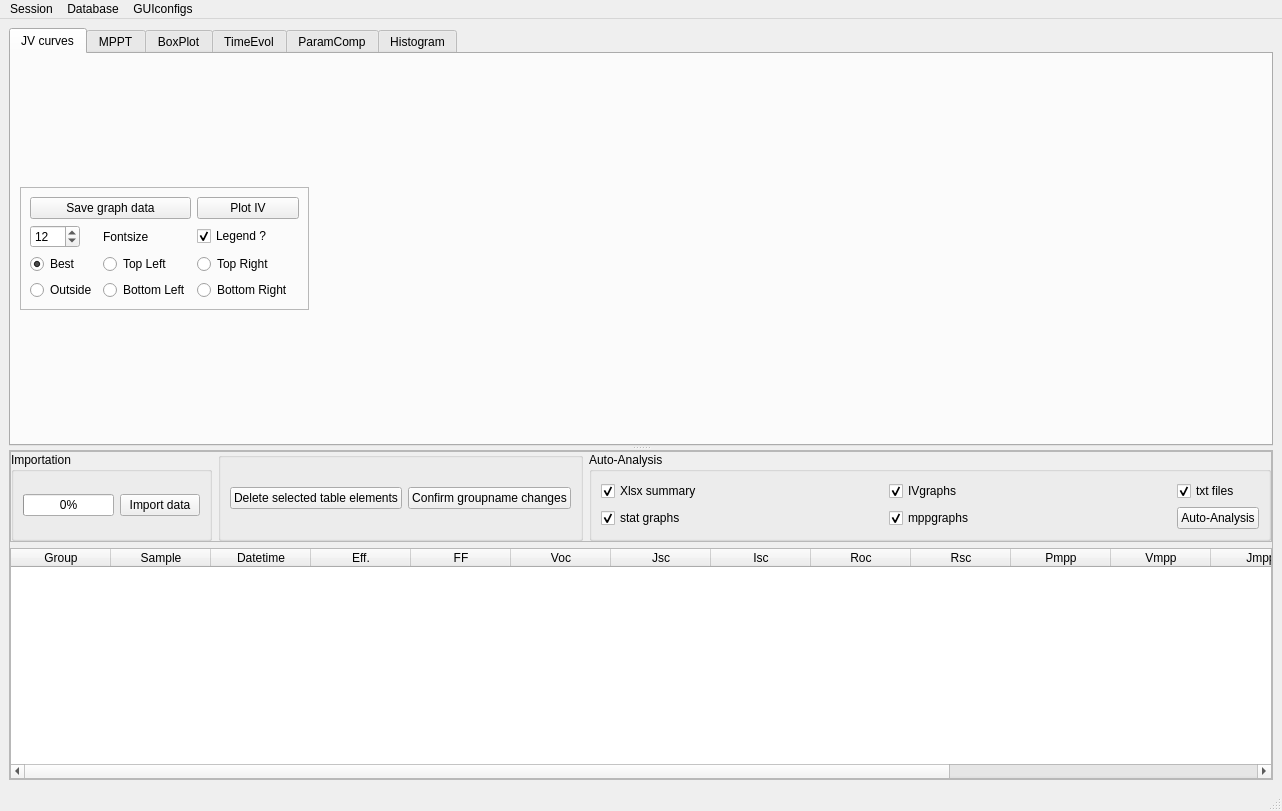
<?xml version="1.0" encoding="UTF-8"?>
<ui version="4.0">
 <class>MainWindow</class>
 <widget class="QMainWindow" name="MainWindow">
  <property name="geometry">
   <rect>
    <x>0</x>
    <y>0</y>
    <width>1282</width>
    <height>811</height>
   </rect>
  </property>
  <property name="windowTitle">
   <string>IVapp</string>
  </property>
  <widget class="QWidget" name="centralwidget">
   <layout class="QGridLayout" name="gridLayout_15">
    <item row="0" column="0">
     <widget class="QSplitter" name="splitter">
      <property name="orientation">
       <enum>Qt::Vertical</enum>
      </property>
      <widget class="QTabWidget" name="tabWidget">
       <property name="currentIndex">
        <number>0</number>
       </property>
       <widget class="QWidget" name="JVcurves">
        <attribute name="title">
         <string>JV curves</string>
        </attribute>
        <layout class="QHBoxLayout" name="horizontalLayout_3">
         <item>
          <widget class="QFrame" name="frame_JV">
           <property name="sizePolicy">
            <sizepolicy hsizetype="Maximum" vsizetype="Maximum">
             <horstretch>0</horstretch>
             <verstretch>0</verstretch>
            </sizepolicy>
           </property>
           <property name="frameShape">
            <enum>QFrame::StyledPanel</enum>
           </property>
           <property name="frameShadow">
            <enum>QFrame::Raised</enum>
           </property>
           <layout class="QGridLayout" name="gridLayout_4">
            <item row="5" column="2">
             <widget class="QRadioButton" name="radioButton_JVtopleft">
              <property name="text">
               <string>Top Left</string>
              </property>
             </widget>
            </item>
            <item row="6" column="3">
             <widget class="QRadioButton" name="radioButton_JVbottomright">
              <property name="text">
               <string>Bottom Right</string>
              </property>
             </widget>
            </item>
            <item row="5" column="3">
             <widget class="QRadioButton" name="radioButton_JVtopright">
              <property name="text">
               <string>Top Right</string>
              </property>
             </widget>
            </item>
            <item row="0" column="3" colspan="2">
             <widget class="QPushButton" name="pushButton_PlotJV">
              <property name="text">
               <string>Plot IV</string>
              </property>
             </widget>
            </item>
            <item row="6" column="2">
             <widget class="QRadioButton" name="radioButton_JVbottomleft">
              <property name="text">
               <string>Bottom Left</string>
              </property>
             </widget>
            </item>
            <item row="6" column="0" colspan="2">
             <widget class="QRadioButton" name="radioButton_JVoutside">
              <property name="text">
               <string>Outside</string>
              </property>
             </widget>
            </item>
            <item row="0" column="0" colspan="3">
             <widget class="QPushButton" name="pushButton_SaveJV">
              <property name="text">
               <string>Save graph data</string>
              </property>
             </widget>
            </item>
            <item row="5" column="0">
             <widget class="QRadioButton" name="radioButton_JVBest">
              <property name="text">
               <string>Best</string>
              </property>
              <property name="checked">
               <bool>true</bool>
              </property>
             </widget>
            </item>
            <item row="2" column="0">
             <widget class="QSpinBox" name="spinBox_JVfontsize">
              <property name="value">
               <number>12</number>
              </property>
             </widget>
            </item>
            <item row="2" column="2">
             <widget class="QLabel" name="label_10">
              <property name="text">
               <string>Fontsize</string>
              </property>
             </widget>
            </item>
            <item row="2" column="3">
             <widget class="QCheckBox" name="checkBox_JVLegend">
              <property name="text">
               <string>Legend ?</string>
              </property>
              <property name="checked">
               <bool>true</bool>
              </property>
             </widget>
            </item>
           </layout>
          </widget>
         </item>
         <item>
          <widget class="QWidget" name="widget_JVGraph" native="true">
           <layout class="QGridLayout" name="gridLayout_5"/>
          </widget>
         </item>
        </layout>
       </widget>
       <widget class="QWidget" name="MPPT">
        <attribute name="title">
         <string>MPPT</string>
        </attribute>
        <layout class="QHBoxLayout" name="horizontalLayout_2">
         <item>
          <widget class="QFrame" name="frame_Mpp">
           <property name="sizePolicy">
            <sizepolicy hsizetype="Maximum" vsizetype="Maximum">
             <horstretch>0</horstretch>
             <verstretch>0</verstretch>
            </sizepolicy>
           </property>
           <property name="frameShape">
            <enum>QFrame::StyledPanel</enum>
           </property>
           <property name="frameShadow">
            <enum>QFrame::Raised</enum>
           </property>
           <layout class="QGridLayout" name="gridLayout">
            <item row="4" column="2">
             <widget class="QRadioButton" name="radioButton_MppTopleft">
              <property name="text">
               <string>Top Left</string>
              </property>
             </widget>
            </item>
            <item row="6" column="2">
             <widget class="QRadioButton" name="radioButton_MppOutside">
              <property name="text">
               <string>Outside</string>
              </property>
             </widget>
            </item>
            <item row="4" column="0" colspan="2">
             <widget class="QCheckBox" name="checkBox_MppLegend">
              <property name="text">
               <string>Legend ?</string>
              </property>
              <property name="checked">
               <bool>true</bool>
              </property>
             </widget>
            </item>
            <item row="5" column="2">
             <widget class="QRadioButton" name="radioButton_MppBottomleft">
              <property name="text">
               <string>Bottom Left</string>
              </property>
             </widget>
            </item>
            <item row="4" column="3">
             <widget class="QRadioButton" name="radioButton_MppTopright">
              <property name="text">
               <string>Top Right</string>
              </property>
             </widget>
            </item>
            <item row="0" column="0" rowspan="2" colspan="4">
             <widget class="QListWidget" name="listWidget_MppSamples"/>
            </item>
            <item row="5" column="3">
             <widget class="QRadioButton" name="radioButton_MppBottomright">
              <property name="text">
               <string>Bottom Right</string>
              </property>
             </widget>
            </item>
            <item row="6" column="3">
             <widget class="QRadioButton" name="radioButton_MppBest">
              <property name="text">
               <string>Best</string>
              </property>
              <property name="checked">
               <bool>true</bool>
              </property>
             </widget>
            </item>
            <item row="2" column="0">
             <widget class="QSpinBox" name="spinBox_MppFontsize">
              <property name="value">
               <number>12</number>
              </property>
             </widget>
            </item>
            <item row="2" column="1">
             <widget class="QLabel" name="label">
              <property name="text">
               <string>Fontsize</string>
              </property>
             </widget>
            </item>
            <item row="2" column="2" colspan="2">
             <widget class="QPushButton" name="pushButton_SaveMpp">
              <property name="text">
               <string>Save graph data</string>
              </property>
             </widget>
            </item>
           </layout>
          </widget>
         </item>
         <item>
          <widget class="QWidget" name="widget_Mpp" native="true">
           <property name="sizePolicy">
            <sizepolicy hsizetype="Minimum" vsizetype="Preferred">
             <horstretch>0</horstretch>
             <verstretch>0</verstretch>
            </sizepolicy>
           </property>
           <layout class="QGridLayout" name="gridLayout_2"/>
          </widget>
         </item>
         <item>
          <widget class="QWidget" name="widget_2" native="true">
           <property name="sizePolicy">
            <sizepolicy hsizetype="Maximum" vsizetype="Preferred">
             <horstretch>0</horstretch>
             <verstretch>0</verstretch>
            </sizepolicy>
           </property>
           <layout class="QGridLayout" name="gridLayout_3"/>
          </widget>
         </item>
        </layout>
       </widget>
       <widget class="QWidget" name="BoxPlot">
        <attribute name="title">
         <string>BoxPlot</string>
        </attribute>
        <layout class="QHBoxLayout" name="horizontalLayout_6">
         <item>
          <widget class="QGroupBox" name="groupBox_BoxPlot">
           <property name="sizePolicy">
            <sizepolicy hsizetype="Maximum" vsizetype="Maximum">
             <horstretch>0</horstretch>
             <verstretch>0</verstretch>
            </sizepolicy>
           </property>
           <property name="title">
            <string>BoxPlot</string>
           </property>
           <layout class="QGridLayout" name="gridLayout_6">
            <item row="0" column="0">
             <widget class="QPushButton" name="pushButton_SaveBoxPlot">
              <property name="text">
               <string>Save graph</string>
              </property>
             </widget>
            </item>
            <item row="0" column="1">
             <widget class="QCheckBox" name="checkBox_BoxPlotBig4">
              <property name="text">
               <string>Big4</string>
              </property>
              <property name="checked">
               <bool>true</bool>
              </property>
             </widget>
            </item>
            <item row="0" column="2" colspan="2">
             <widget class="QCheckBox" name="checkBox_BoxPlotRevForw">
              <property name="text">
               <string>RevForw</string>
              </property>
             </widget>
            </item>
            <item row="0" column="4">
             <widget class="QCheckBox" name="checkBox_BoxPlotBoxPlot">
              <property name="text">
               <string>BoxPlot</string>
              </property>
             </widget>
            </item>
            <item row="0" column="5">
             <widget class="QSpinBox" name="spinBox_BoxPlotFontsize">
              <property name="value">
               <number>12</number>
              </property>
             </widget>
            </item>
            <item row="0" column="6">
             <widget class="QLabel" name="label_11">
              <property name="text">
               <string>Fontsize</string>
              </property>
             </widget>
            </item>
            <item row="1" column="0">
             <widget class="QComboBox" name="comboBox_BoxPlotParam">
              <item>
               <property name="text">
                <string>Eff</string>
               </property>
              </item>
              <item>
               <property name="text">
                <string>FF</string>
               </property>
              </item>
              <item>
               <property name="text">
                <string>Voc</string>
               </property>
              </item>
              <item>
               <property name="text">
                <string>Jsc</string>
               </property>
              </item>
              <item>
               <property name="text">
                <string>Vmpp</string>
               </property>
              </item>
              <item>
               <property name="text">
                <string>Jmpp</string>
               </property>
              </item>
              <item>
               <property name="text">
                <string>Roc</string>
               </property>
              </item>
              <item>
               <property name="text">
                <string>Rsc</string>
               </property>
              </item>
             </widget>
            </item>
            <item row="1" column="1" colspan="2">
             <widget class="QCheckBox" name="checkBox_BoxPlotAftermpp">
              <property name="text">
               <string>Aftermpp</string>
              </property>
             </widget>
            </item>
            <item row="1" column="3" colspan="2">
             <widget class="QCheckBox" name="checkBox_BoxPlotBkg">
              <property name="text">
               <string>transparent bkg</string>
              </property>
             </widget>
            </item>
            <item row="1" column="5">
             <widget class="QSpinBox" name="spinBox_BoxPlotRotation"/>
            </item>
            <item row="1" column="6">
             <widget class="QLabel" name="label_12">
              <property name="text">
               <string>Rotation</string>
              </property>
             </widget>
            </item>
            <item row="2" column="0" colspan="7">
             <widget class="QListWidget" name="listWidget_BoxPlotGroup"/>
            </item>
           </layout>
          </widget>
         </item>
         <item>
          <widget class="QWidget" name="widget_BoxPlot" native="true">
           <layout class="QGridLayout" name="gridLayout_7">
            <property name="leftMargin">
             <number>0</number>
            </property>
            <property name="topMargin">
             <number>0</number>
            </property>
            <property name="rightMargin">
             <number>0</number>
            </property>
            <property name="bottomMargin">
             <number>0</number>
            </property>
           </layout>
          </widget>
         </item>
        </layout>
       </widget>
       <widget class="QWidget" name="TimeEvol">
        <attribute name="title">
         <string>TimeEvol</string>
        </attribute>
        <layout class="QHBoxLayout" name="horizontalLayout_7">
         <item>
          <widget class="QGroupBox" name="groupBox_PVPTime">
           <property name="sizePolicy">
            <sizepolicy hsizetype="Preferred" vsizetype="Maximum">
             <horstretch>0</horstretch>
             <verstretch>0</verstretch>
            </sizepolicy>
           </property>
           <property name="title">
            <string>Time Evolution</string>
           </property>
           <layout class="QGridLayout" name="gridLayout_8">
            <item row="0" column="0">
             <widget class="QPushButton" name="pushButton_SavePVPTime">
              <property name="text">
               <string>Save graph</string>
              </property>
             </widget>
            </item>
            <item row="0" column="2">
             <widget class="QCheckBox" name="checkBox_PVPTimeLine">
              <property name="text">
               <string>Line?</string>
              </property>
             </widget>
            </item>
            <item row="1" column="0">
             <widget class="QComboBox" name="comboBox_PVPTimeParam">
              <item>
               <property name="text">
                <string>Eff</string>
               </property>
              </item>
              <item>
               <property name="text">
                <string>FF</string>
               </property>
              </item>
              <item>
               <property name="text">
                <string>Voc</string>
               </property>
              </item>
              <item>
               <property name="text">
                <string>Jsc</string>
               </property>
              </item>
             </widget>
            </item>
            <item row="1" column="1" colspan="2">
             <widget class="QCheckBox" name="checkBox_PVPTimeRelativeTime">
              <property name="text">
               <string>RelativeTime?</string>
              </property>
             </widget>
            </item>
            <item row="0" column="1">
             <widget class="QCheckBox" name="checkBox_PVPTimeBig4">
              <property name="text">
               <string>Big4</string>
              </property>
             </widget>
            </item>
            <item row="2" column="0">
             <widget class="QPushButton" name="pushButton_PVPTimePlot">
              <property name="text">
               <string>Plot time</string>
              </property>
             </widget>
            </item>
            <item row="2" column="1">
             <widget class="QCheckBox" name="checkBox_PVPTimeNormal">
              <property name="text">
               <string>Normal.?</string>
              </property>
             </widget>
            </item>
            <item row="3" column="1" colspan="2">
             <widget class="QCheckBox" name="checkBox_bestofRevFor">
              <property name="text">
               <string>bestofRevFor</string>
              </property>
             </widget>
            </item>
            <item row="4" column="1" colspan="2">
             <widget class="QCheckBox" name="checkBox_BestEffPixDay">
              <property name="text">
               <string>BestEffPixDay</string>
              </property>
             </widget>
            </item>
            <item row="2" column="2">
             <widget class="QDoubleSpinBox" name="spinBox_PVPTimeNormalPoint">
              <property name="minimum">
               <double>-1.000000000000000</double>
              </property>
              <property name="singleStep">
               <double>0.100000000000000</double>
              </property>
              <property name="value">
               <double>-1.000000000000000</double>
              </property>
             </widget>
            </item>
           </layout>
          </widget>
         </item>
         <item>
          <widget class="QWidget" name="widget_PVPTime" native="true">
           <property name="sizePolicy">
            <sizepolicy hsizetype="Expanding" vsizetype="Expanding">
             <horstretch>0</horstretch>
             <verstretch>0</verstretch>
            </sizepolicy>
           </property>
           <layout class="QGridLayout" name="gridLayout_10">
            <property name="leftMargin">
             <number>0</number>
            </property>
            <property name="topMargin">
             <number>0</number>
            </property>
            <property name="rightMargin">
             <number>0</number>
            </property>
            <property name="bottomMargin">
             <number>0</number>
            </property>
           </layout>
          </widget>
         </item>
        </layout>
       </widget>
       <widget class="QWidget" name="ParamComp">
        <attribute name="title">
         <string>ParamComp</string>
        </attribute>
        <layout class="QHBoxLayout" name="horizontalLayout_9">
         <item>
          <widget class="QGroupBox" name="groupBox_PVP">
           <property name="sizePolicy">
            <sizepolicy hsizetype="Preferred" vsizetype="Maximum">
             <horstretch>0</horstretch>
             <verstretch>0</verstretch>
            </sizepolicy>
           </property>
           <property name="title">
            <string>Param VS Param</string>
           </property>
           <layout class="QGridLayout" name="gridLayout_9">
            <item row="0" column="0" colspan="2">
             <widget class="QPushButton" name="pushButton_SavePVPGraph">
              <property name="text">
               <string>Save graph</string>
              </property>
             </widget>
            </item>
            <item row="3" column="0" colspan="2">
             <widget class="QListWidget" name="listWidget_ParamComp">
              <property name="sizePolicy">
               <sizepolicy hsizetype="Maximum" vsizetype="Maximum">
                <horstretch>0</horstretch>
                <verstretch>0</verstretch>
               </sizepolicy>
              </property>
             </widget>
            </item>
            <item row="1" column="0">
             <widget class="QComboBox" name="comboBox_PVPx">
              <item>
               <property name="text">
                <string>Eff</string>
               </property>
              </item>
              <item>
               <property name="text">
                <string>FF</string>
               </property>
              </item>
              <item>
               <property name="text">
                <string>Voc</string>
               </property>
              </item>
              <item>
               <property name="text">
                <string>Jsc</string>
               </property>
              </item>
              <item>
               <property name="text">
                <string>Vmpp</string>
               </property>
              </item>
              <item>
               <property name="text">
                <string>Jmpp</string>
               </property>
              </item>
              <item>
               <property name="text">
                <string>Roc</string>
               </property>
              </item>
              <item>
               <property name="text">
                <string>Rsc</string>
               </property>
              </item>
             </widget>
            </item>
            <item row="1" column="1">
             <widget class="QComboBox" name="comboBox_PVPy">
              <item>
               <property name="text">
                <string>Eff</string>
               </property>
              </item>
              <item>
               <property name="text">
                <string>FF</string>
               </property>
              </item>
              <item>
               <property name="text">
                <string>Voc</string>
               </property>
              </item>
              <item>
               <property name="text">
                <string>Jsc</string>
               </property>
              </item>
              <item>
               <property name="text">
                <string>Vmpp</string>
               </property>
              </item>
              <item>
               <property name="text">
                <string>Jmpp</string>
               </property>
              </item>
              <item>
               <property name="text">
                <string>Roc</string>
               </property>
              </item>
              <item>
               <property name="text">
                <string>Rsc</string>
               </property>
              </item>
             </widget>
            </item>
           </layout>
          </widget>
         </item>
         <item>
          <widget class="QWidget" name="widget_PVPGraph" native="true">
           <property name="sizePolicy">
            <sizepolicy hsizetype="Expanding" vsizetype="Expanding">
             <horstretch>0</horstretch>
             <verstretch>0</verstretch>
            </sizepolicy>
           </property>
           <layout class="QGridLayout" name="gridLayout_11">
            <property name="leftMargin">
             <number>0</number>
            </property>
            <property name="topMargin">
             <number>0</number>
            </property>
            <property name="rightMargin">
             <number>0</number>
            </property>
            <property name="bottomMargin">
             <number>0</number>
            </property>
           </layout>
          </widget>
         </item>
        </layout>
       </widget>
       <widget class="QWidget" name="Histogram">
        <attribute name="title">
         <string>Histogram</string>
        </attribute>
        <layout class="QHBoxLayout" name="horizontalLayout_8">
         <item>
          <widget class="QGroupBox" name="groupBox_HistoGraph">
           <property name="sizePolicy">
            <sizepolicy hsizetype="Maximum" vsizetype="Maximum">
             <horstretch>0</horstretch>
             <verstretch>0</verstretch>
            </sizepolicy>
           </property>
           <property name="title">
            <string>Histogram</string>
           </property>
           <layout class="QGridLayout" name="gridLayout_12">
            <item row="1" column="2" colspan="2">
             <widget class="QComboBox" name="comboBox_HistoScanDirect">
              <item>
               <property name="text">
                <string>Allmeas</string>
               </property>
              </item>
              <item>
               <property name="text">
                <string>OnyRev</string>
               </property>
              </item>
              <item>
               <property name="text">
                <string>OnlyForw</string>
               </property>
              </item>
              <item>
               <property name="text">
                <string>Bestof/pix</string>
               </property>
              </item>
              <item>
               <property name="text">
                <string>Bestof/subst</string>
               </property>
              </item>
             </widget>
            </item>
            <item row="3" column="0" colspan="5">
             <widget class="QListWidget" name="listWidget_HistoGroups"/>
            </item>
            <item row="1" column="0">
             <widget class="QComboBox" name="comboBox_HistoType">
              <item>
               <property name="text">
                <string>bar</string>
               </property>
              </item>
              <item>
               <property name="text">
                <string>barstacked</string>
               </property>
              </item>
              <item>
               <property name="text">
                <string>step</string>
               </property>
              </item>
              <item>
               <property name="text">
                <string>stepfilled</string>
               </property>
              </item>
             </widget>
            </item>
            <item row="0" column="0">
             <widget class="QPushButton" name="pushButton_SaveHistoGraph">
              <property name="text">
               <string>Save graph</string>
              </property>
             </widget>
            </item>
            <item row="2" column="4">
             <widget class="QSpinBox" name="spinBox_HistxscaleMax">
              <property name="minimum">
               <number>-99999</number>
              </property>
              <property name="maximum">
               <number>99999</number>
              </property>
              <property name="value">
               <number>10</number>
              </property>
             </widget>
            </item>
            <item row="0" column="2">
             <widget class="QSpinBox" name="spinBox_HistoBins">
              <property name="value">
               <number>2</number>
              </property>
             </widget>
            </item>
            <item row="0" column="3">
             <widget class="QLabel" name="label_13">
              <property name="text">
               <string>#bins</string>
              </property>
             </widget>
            </item>
            <item row="0" column="4">
             <widget class="QCheckBox" name="checkBox_Histxscale">
              <property name="text">
               <string>xscale</string>
              </property>
             </widget>
            </item>
            <item row="2" column="0">
             <widget class="QComboBox" name="comboBox_HistoParam">
              <item>
               <property name="text">
                <string>Eff</string>
               </property>
              </item>
              <item>
               <property name="text">
                <string>FF</string>
               </property>
              </item>
              <item>
               <property name="text">
                <string>Voc</string>
               </property>
              </item>
              <item>
               <property name="text">
                <string>Jsc</string>
               </property>
              </item>
              <item>
               <property name="text">
                <string>Vmpp</string>
               </property>
              </item>
              <item>
               <property name="text">
                <string>Jmpp</string>
               </property>
              </item>
              <item>
               <property name="text">
                <string>Pmpp</string>
               </property>
              </item>
              <item>
               <property name="text">
                <string>Roc</string>
               </property>
              </item>
              <item>
               <property name="text">
                <string>Rsc</string>
               </property>
              </item>
              <item>
               <property name="text">
                <string>HI</string>
               </property>
              </item>
             </widget>
            </item>
            <item row="1" column="4">
             <widget class="QSpinBox" name="spinBox_HistxscaleMin">
              <property name="minimum">
               <number>-99999</number>
              </property>
              <property name="maximum">
               <number>99999</number>
              </property>
             </widget>
            </item>
           </layout>
          </widget>
         </item>
         <item>
          <widget class="QWidget" name="widget_HistoGraph" native="true">
           <property name="sizePolicy">
            <sizepolicy hsizetype="Expanding" vsizetype="Expanding">
             <horstretch>0</horstretch>
             <verstretch>0</verstretch>
            </sizepolicy>
           </property>
           <layout class="QGridLayout" name="gridLayout_13">
            <property name="leftMargin">
             <number>0</number>
            </property>
            <property name="topMargin">
             <number>0</number>
            </property>
            <property name="rightMargin">
             <number>0</number>
            </property>
            <property name="bottomMargin">
             <number>0</number>
            </property>
           </layout>
          </widget>
         </item>
        </layout>
       </widget>
      </widget>
      <widget class="QFrame" name="frame">
       <property name="frameShape">
        <enum>QFrame::StyledPanel</enum>
       </property>
       <property name="frameShadow">
        <enum>QFrame::Raised</enum>
       </property>
       <layout class="QVBoxLayout" name="verticalLayout">
        <property name="leftMargin">
         <number>0</number>
        </property>
        <property name="topMargin">
         <number>0</number>
        </property>
        <property name="rightMargin">
         <number>0</number>
        </property>
        <property name="bottomMargin">
         <number>0</number>
        </property>
        <item>
         <widget class="QFrame" name="frame_4">
          <property name="sizePolicy">
           <sizepolicy hsizetype="Minimum" vsizetype="Fixed">
            <horstretch>0</horstretch>
            <verstretch>0</verstretch>
           </sizepolicy>
          </property>
          <property name="frameShape">
           <enum>QFrame::StyledPanel</enum>
          </property>
          <property name="frameShadow">
           <enum>QFrame::Raised</enum>
          </property>
          <layout class="QHBoxLayout" name="horizontalLayout">
           <property name="leftMargin">
            <number>0</number>
           </property>
           <property name="topMargin">
            <number>0</number>
           </property>
           <property name="rightMargin">
            <number>0</number>
           </property>
           <property name="bottomMargin">
            <number>0</number>
           </property>
           <item>
            <widget class="QGroupBox" name="groupBox">
             <property name="sizePolicy">
              <sizepolicy hsizetype="Maximum" vsizetype="Minimum">
               <horstretch>0</horstretch>
               <verstretch>0</verstretch>
              </sizepolicy>
             </property>
             <property name="title">
              <string>Importation</string>
             </property>
             <layout class="QHBoxLayout" name="horizontalLayout_4">
              <item>
               <widget class="QProgressBar" name="progressBar_ImportData">
                <property name="value">
                 <number>0</number>
                </property>
               </widget>
              </item>
              <item>
               <widget class="QPushButton" name="pushButton_ImportData">
                <property name="text">
                 <string>Import data</string>
                </property>
               </widget>
              </item>
             </layout>
            </widget>
           </item>
           <item>
            <widget class="QGroupBox" name="groupBox_2">
             <property name="sizePolicy">
              <sizepolicy hsizetype="Maximum" vsizetype="Preferred">
               <horstretch>0</horstretch>
               <verstretch>0</verstretch>
              </sizepolicy>
             </property>
             <property name="title">
              <string/>
             </property>
             <layout class="QHBoxLayout" name="horizontalLayout_5">
              <item>
               <widget class="QPushButton" name="pushButton_DeleteRows">
                <property name="text">
                 <string>Delete selected table elements</string>
                </property>
               </widget>
              </item>
              <item>
               <widget class="QPushButton" name="pushButton_DefineGroup">
                <property name="text">
                 <string>Confirm groupname changes</string>
                </property>
               </widget>
              </item>
             </layout>
            </widget>
           </item>
           <item>
            <widget class="QGroupBox" name="groupBox_autoanalysis">
             <property name="title">
              <string>Auto-Analysis</string>
             </property>
             <layout class="QGridLayout" name="gridLayout_14">
              <item row="0" column="3">
               <widget class="QCheckBox" name="checkBox_AAtxtfiles">
                <property name="text">
                 <string>txt files</string>
                </property>
                <property name="checked">
                 <bool>true</bool>
                </property>
               </widget>
              </item>
              <item row="2" column="1">
               <widget class="QCheckBox" name="checkBox_AAstatgraphs">
                <property name="text">
                 <string>stat graphs</string>
                </property>
                <property name="checked">
                 <bool>true</bool>
                </property>
               </widget>
              </item>
              <item row="0" column="1">
               <widget class="QCheckBox" name="checkBox_AAxlsxsummary">
                <property name="text">
                 <string>Xlsx summary</string>
                </property>
                <property name="checked">
                 <bool>true</bool>
                </property>
               </widget>
              </item>
              <item row="0" column="2">
               <widget class="QCheckBox" name="checkBox_AAivgraphs">
                <property name="text">
                 <string>IVgraphs</string>
                </property>
                <property name="checked">
                 <bool>true</bool>
                </property>
               </widget>
              </item>
              <item row="2" column="2">
               <widget class="QCheckBox" name="checkBox_AAmppgraphs">
                <property name="text">
                 <string>mppgraphs</string>
                </property>
                <property name="checked">
                 <bool>true</bool>
                </property>
               </widget>
              </item>
              <item row="2" column="3">
               <widget class="QPushButton" name="pushButton_AutoAnalysis">
                <property name="sizePolicy">
                 <sizepolicy hsizetype="Maximum" vsizetype="Fixed">
                  <horstretch>0</horstretch>
                  <verstretch>0</verstretch>
                 </sizepolicy>
                </property>
                <property name="text">
                 <string>Auto-Analysis</string>
                </property>
               </widget>
              </item>
             </layout>
            </widget>
           </item>
          </layout>
         </widget>
        </item>
        <item>
         <widget class="QTableWidget" name="tableWidget">
          <property name="sizePolicy">
           <sizepolicy hsizetype="Preferred" vsizetype="Expanding">
            <horstretch>0</horstretch>
            <verstretch>0</verstretch>
           </sizepolicy>
          </property>
          <property name="alternatingRowColors">
           <bool>true</bool>
          </property>
          <property name="sortingEnabled">
           <bool>true</bool>
          </property>
          <attribute name="horizontalHeaderCascadingSectionResizes">
           <bool>true</bool>
          </attribute>
          <attribute name="horizontalHeaderDefaultSectionSize">
           <number>100</number>
          </attribute>
          <attribute name="horizontalHeaderMinimumSectionSize">
           <number>30</number>
          </attribute>
          <attribute name="horizontalHeaderShowSortIndicator" stdset="0">
           <bool>true</bool>
          </attribute>
          <attribute name="verticalHeaderDefaultSectionSize">
           <number>30</number>
          </attribute>
          <attribute name="verticalHeaderStretchLastSection">
           <bool>false</bool>
          </attribute>
          <column>
           <property name="text">
            <string>Group</string>
           </property>
          </column>
          <column>
           <property name="text">
            <string>Sample</string>
           </property>
          </column>
          <column>
           <property name="text">
            <string>Datetime</string>
           </property>
          </column>
          <column>
           <property name="text">
            <string>Eff.</string>
           </property>
          </column>
          <column>
           <property name="text">
            <string>FF</string>
           </property>
          </column>
          <column>
           <property name="text">
            <string>Voc</string>
           </property>
          </column>
          <column>
           <property name="text">
            <string>Jsc</string>
           </property>
          </column>
          <column>
           <property name="text">
            <string>Isc</string>
           </property>
          </column>
          <column>
           <property name="text">
            <string>Roc</string>
           </property>
          </column>
          <column>
           <property name="text">
            <string>Rsc</string>
           </property>
          </column>
          <column>
           <property name="text">
            <string>Pmpp</string>
           </property>
          </column>
          <column>
           <property name="text">
            <string>Vmpp</string>
           </property>
          </column>
          <column>
           <property name="text">
            <string>Jmpp</string>
           </property>
          </column>
          <column>
           <property name="text">
            <string>Area</string>
           </property>
          </column>
          <column>
           <property name="text">
            <string>ScanDirect.</string>
           </property>
          </column>
          <column>
           <property name="text">
            <string>SunIntensity</string>
           </property>
          </column>
         </widget>
        </item>
       </layout>
      </widget>
     </widget>
    </item>
   </layout>
  </widget>
  <widget class="QMenuBar" name="menubar">
   <property name="geometry">
    <rect>
     <x>0</x>
     <y>0</y>
     <width>1282</width>
     <height>31</height>
    </rect>
   </property>
   <widget class="QMenu" name="menuSession">
    <property name="title">
     <string>Session</string>
    </property>
    <addaction name="actionLoad"/>
    <addaction name="actionSave"/>
   </widget>
   <widget class="QMenu" name="menuDatabase">
    <property name="title">
     <string>Database</string>
    </property>
    <addaction name="actionSave_to_DB"/>
   </widget>
   <widget class="QMenu" name="menuGUIconfigs">
    <property name="title">
     <string>GUIconfigs</string>
    </property>
    <addaction name="actionLoad_2"/>
    <addaction name="actionSave_2"/>
   </widget>
   <addaction name="menuSession"/>
   <addaction name="menuDatabase"/>
   <addaction name="menuGUIconfigs"/>
  </widget>
  <widget class="QStatusBar" name="statusbar"/>
  <action name="actionLoad">
   <property name="text">
    <string>Load</string>
   </property>
  </action>
  <action name="actionSave">
   <property name="text">
    <string>Save</string>
   </property>
  </action>
  <action name="actionSave_to_DB">
   <property name="text">
    <string>Save to DB</string>
   </property>
  </action>
  <action name="actionLoad_2">
   <property name="text">
    <string>Load</string>
   </property>
  </action>
  <action name="actionSave_2">
   <property name="text">
    <string>Save</string>
   </property>
  </action>
 </widget>
 <resources/>
 <connections/>
</ui>
